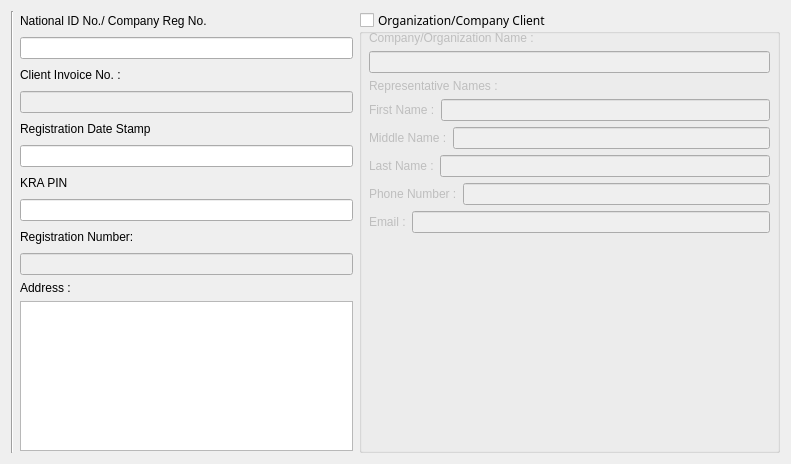
         <widget class="QWidget" name="layoutWidget_5">
          <property name="geometry">
           <rect>
            <x>16</x>
            <y>70</y>
            <width>791</width>
            <height>464</height>
           </rect>
          </property>
          <layout class="QHBoxLayout" name="horizontalLayout_42">
           <item>
            <widget class="Line" name="line">
             <property name="orientation">
              <enum>Qt::Vertical</enum>
             </property>
            </widget>
           </item>
           <item>
            <layout class="QVBoxLayout" name="verticalLayout_33">
             <item>
              <layout class="QVBoxLayout" name="verticalLayout_34">
               <item>
                <layout class="QHBoxLayout" name="horizontalLayout_43">
                 <item>
                  <layout class="QVBoxLayout" name="verticalLayout_35">
                   <item>
                    <widget class="QLabel" name="label_58">
                     <property name="font">
                      <font>
                       <family>System</family>
                      </font>
                     </property>
                     <property name="text">
                      <string>National ID No./ Company Reg No.</string>
                     </property>
                     <property name="buddy">
                      <cstring>lineEdit_IDNo_new</cstring>
                     </property>
                    </widget>
                   </item>
                  </layout>
                 </item>
                 <item>
                  <spacer name="horizontalSpacer_27">
                   <property name="orientation">
                    <enum>Qt::Horizontal</enum>
                   </property>
                   <property name="sizeHint" stdset="0">
                    <size>
                     <width>40</width>
                     <height>20</height>
                    </size>
                   </property>
                  </spacer>
                 </item>
                </layout>
               </item>
               <item>
                <widget class="QLineEdit" name="lineEdit_IDNo_new">
                 <property name="font">
                  <font>
                   <family>System</family>
                   <weight>75</weight>
                   <bold>true</bold>
                  </font>
                 </property>
                 <property name="toolTip">
                  <string notr="true"/>
                 </property>
                 <property name="statusTip">
                  <string>Your National Idetification Document Number</string>
                 </property>
                 <property name="inputMethodHints">
                  <set>Qt::ImhDigitsOnly</set>
                 </property>
                </widget>
               </item>
               <item>
                <layout class="QHBoxLayout" name="horizontalLayout_44">
                 <item>
                  <layout class="QVBoxLayout" name="verticalLayout_36">
                   <item>
                    <widget class="QLabel" name="label_59">
                     <property name="font">
                      <font>
                       <family>System</family>
                      </font>
                     </property>
                     <property name="text">
                      <string>Client Invoice No. :</string>
                     </property>
                     <property name="buddy">
                      <cstring>lineEdit_invoice_new</cstring>
                     </property>
                    </widget>
                   </item>
                  </layout>
                 </item>
                 <item>
                  <spacer name="horizontalSpacer_28">
                   <property name="orientation">
                    <enum>Qt::Horizontal</enum>
                   </property>
                   <property name="sizeHint" stdset="0">
                    <size>
                     <width>40</width>
                     <height>20</height>
                    </size>
                   </property>
                  </spacer>
                 </item>
                </layout>
               </item>
               <item>
                <widget class="QLineEdit" name="lineEdit_invoice_new">
                 <property name="enabled">
                  <bool>false</bool>
                 </property>
                 <property name="font">
                  <font>
                   <family>System</family>
                   <weight>75</weight>
                   <bold>true</bold>
                  </font>
                 </property>
                 <property name="toolTip">
                  <string/>
                 </property>
                 <property name="statusTip">
                  <string>Client Auto Invoice Number</string>
                 </property>
                </widget>
               </item>
               <item>
                <layout class="QHBoxLayout" name="horizontalLayout_45">
                 <item>
                  <widget class="QLabel" name="label_60">
                   <property name="font">
                    <font>
                     <family>System</family>
                    </font>
                   </property>
                   <property name="text">
                    <string>Registration Date Stamp</string>
                   </property>
                  </widget>
                 </item>
                 <item>
                  <spacer name="horizontalSpacer_29">
                   <property name="orientation">
                    <enum>Qt::Horizontal</enum>
                   </property>
                   <property name="sizeHint" stdset="0">
                    <size>
                     <width>40</width>
                     <height>20</height>
                    </size>
                   </property>
                  </spacer>
                 </item>
                </layout>
               </item>
               <item>
                <widget class="QLineEdit" name="dateTimeEdit_stampNew"/>
               </item>
               <item>
                <layout class="QHBoxLayout" name="horizontalLayout_46">
                 <item>
                  <layout class="QVBoxLayout" name="verticalLayout_37">
                   <item>
                    <widget class="QLabel" name="label_61">
                     <property name="font">
                      <font>
                       <family>System</family>
                      </font>
                     </property>
                     <property name="text">
                      <string>KRA PIN</string>
                     </property>
                     <property name="buddy">
                      <cstring>lineEdit_kra_pin_new</cstring>
                     </property>
                    </widget>
                   </item>
                  </layout>
                 </item>
                 <item>
                  <spacer name="horizontalSpacer_30">
                   <property name="orientation">
                    <enum>Qt::Horizontal</enum>
                   </property>
                   <property name="sizeHint" stdset="0">
                    <size>
                     <width>40</width>
                     <height>20</height>
                    </size>
                   </property>
                  </spacer>
                 </item>
                </layout>
               </item>
               <item>
                <widget class="QLineEdit" name="lineEdit_kra_pin_new">
                 <property name="font">
                  <font>
                   <family>System</family>
                   <weight>75</weight>
                   <bold>true</bold>
                  </font>
                 </property>
                 <property name="toolTip">
                  <string/>
                 </property>
                 <property name="statusTip">
                  <string>Kenya Revenue of Authority Personal Identification Number</string>
                 </property>
                </widget>
               </item>
               <item>
                <layout class="QHBoxLayout" name="horizontalLayout_47">
                 <item>
                  <layout class="QVBoxLayout" name="verticalLayout_38">
                   <item>
                    <widget class="QLabel" name="label_62">
                     <property name="font">
                      <font>
                       <family>System</family>
                      </font>
                     </property>
                     <property name="text">
                      <string>Registration Number:</string>
                     </property>
                     <property name="buddy">
                      <cstring>lineEdit_regNo_new</cstring>
                     </property>
                    </widget>
                   </item>
                  </layout>
                 </item>
                 <item>
                  <spacer name="horizontalSpacer_31">
                   <property name="orientation">
                    <enum>Qt::Horizontal</enum>
                   </property>
                   <property name="sizeHint" stdset="0">
                    <size>
                     <width>40</width>
                     <height>20</height>
                    </size>
                   </property>
                  </spacer>
                 </item>
                </layout>
               </item>
              </layout>
             </item>
             <item>
              <widget class="QLineEdit" name="lineEdit_regNo_new">
               <property name="enabled">
                <bool>false</bool>
               </property>
               <property name="font">
                <font>
                 <family>System</family>
                 <weight>75</weight>
                 <bold>true</bold>
                </font>
               </property>
               <property name="statusTip">
                <string>HRM User Registration number</string>
               </property>
              </widget>
             </item>
             <item>
              <layout class="QVBoxLayout" name="verticalLayout_2">
               <item>
                <widget class="QLabel" name="label_49">
                 <property name="sizePolicy">
                  <sizepolicy hsizetype="Preferred" vsizetype="Fixed">
                   <horstretch>0</horstretch>
                   <verstretch>0</verstretch>
                  </sizepolicy>
                 </property>
                 <property name="maximumSize">
                  <size>
                   <width>16777215</width>
                   <height>21</height>
                  </size>
                 </property>
                 <property name="font">
                  <font>
                   <family>System</family>
                  </font>
                 </property>
                 <property name="text">
                  <string>Address :</string>
                 </property>
                 <property name="buddy">
                  <cstring>textEdit_address_new</cstring>
                 </property>
                </widget>
               </item>
               <item>
                <widget class="QTextEdit" name="textEdit_address_new">
                 <property name="sizePolicy">
                  <sizepolicy hsizetype="MinimumExpanding" vsizetype="Fixed">
                   <horstretch>0</horstretch>
                   <verstretch>0</verstretch>
                  </sizepolicy>
                 </property>
                 <property name="maximumSize">
                  <size>
                   <width>16777215</width>
                   <height>150</height>
                  </size>
                 </property>
                 <property name="font">
                  <font>
                   <family>System</family>
                   <weight>75</weight>
                   <bold>true</bold>
                  </font>
                 </property>
                 <property name="statusTip">
                  <string>User Physical Address </string>
                 </property>
                </widget>
               </item>
               <item>
                <spacer name="verticalSpacer">
                 <property name="orientation">
                  <enum>Qt::Vertical</enum>
                 </property>
                 <property name="sizeHint" stdset="0">
                  <size>
                   <width>20</width>
                   <height>40</height>
                  </size>
                 </property>
                </spacer>
               </item>
              </layout>
             </item>
            </layout>
           </item>
           <item>
            <layout class="QVBoxLayout" name="verticalLayout_10">
             <item>
              <widget class="QGroupBox" name="groupBox_6">
               <property name="minimumSize">
                <size>
                 <width>421</width>
                 <height>266</height>
                </size>
               </property>
               <property name="font">
                <font>
                 <family>Ravie</family>
                </font>
               </property>
               <property name="title">
                <string>Organization/Company Client</string>
               </property>
               <property name="checkable">
                <bool>true</bool>
               </property>
               <property name="checked">
                <bool>false</bool>
               </property>
               <widget class="QWidget" name="layoutWidget_8">
                <property name="geometry">
                 <rect>
                  <x>10</x>
                  <y>20</y>
                  <width>401</width>
                  <height>242</height>
                 </rect>
                </property>
                <layout class="QVBoxLayout" name="verticalLayout_40">
                 <item>
                  <layout class="QHBoxLayout" name="horizontalLayout_48">
                   <item>
                    <layout class="QVBoxLayout" name="verticalLayout_41">
                     <item>
                      <layout class="QHBoxLayout" name="horizontalLayout_49">
                       <item>
                        <widget class="QLabel" name="label_4">
                         <property name="font">
                          <font>
                           <family>System</family>
                          </font>
                         </property>
                         <property name="text">
                          <string>Company/Organization Name :</string>
                         </property>
                         <property name="buddy">
                          <cstring>lineEdit_org_name_new</cstring>
                         </property>
                        </widget>
                       </item>
                      </layout>
                     </item>
                     <item>
                      <widget class="QLineEdit" name="lineEdit_org_name_new">
                       <property name="font">
                        <font>
                         <family>System</family>
                         <weight>75</weight>
                         <bold>true</bold>
                        </font>
                       </property>
                       <property name="statusTip">
                        <string>Clients Organization Name</string>
                       </property>
                      </widget>
                     </item>
                     <item>
                      <layout class="QHBoxLayout" name="horizontalLayout_50"/>
                     </item>
                    </layout>
                   </item>
                  </layout>
                 </item>
                 <item>
                  <widget class="QLabel" name="label_5">
                   <property name="font">
                    <font>
                     <family>System</family>
                    </font>
                   </property>
                   <property name="text">
                    <string>Representative Names :</string>
                   </property>
                  </widget>
                 </item>
                 <item>
                  <layout class="QVBoxLayout" name="verticalLayout_11">
                   <item>
                    <layout class="QVBoxLayout" name="verticalLayout_42">
                     <item>
                      <layout class="QHBoxLayout" name="horizontalLayout_51">
                       <item>
                        <widget class="QLabel" name="label_63">
                         <property name="font">
                          <font>
                           <family>System</family>
                          </font>
                         </property>
                         <property name="text">
                          <string>First Name :</string>
                         </property>
                         <property name="buddy">
                          <cstring>lineEdit_fn_repnew</cstring>
                         </property>
                        </widget>
                       </item>
                       <item>
                        <widget class="QLineEdit" name="lineEdit_fn_repnew">
                         <property name="font">
                          <font>
                           <family>System</family>
                           <weight>75</weight>
                           <bold>true</bold>
                          </font>
                         </property>
                         <property name="statusTip">
                          <string>Company Representative First Name</string>
                         </property>
                        </widget>
                       </item>
                      </layout>
                     </item>
                     <item>
                      <layout class="QHBoxLayout" name="horizontalLayout_52">
                       <item>
                        <widget class="QLabel" name="label_64">
                         <property name="font">
                          <font>
                           <family>System</family>
                          </font>
                         </property>
                         <property name="text">
                          <string>Middle Name :</string>
                         </property>
                         <property name="buddy">
                          <cstring>lineEdit_mn_repnew</cstring>
                         </property>
                        </widget>
                       </item>
                       <item>
                        <widget class="QLineEdit" name="lineEdit_mn_repnew">
                         <property name="font">
                          <font>
                           <family>System</family>
                           <weight>75</weight>
                           <bold>true</bold>
                          </font>
                         </property>
                         <property name="statusTip">
                          <string>Company Representative Middle Name</string>
                         </property>
                        </widget>
                       </item>
                      </layout>
                     </item>
                     <item>
                      <layout class="QHBoxLayout" name="horizontalLayout_53">
                       <item>
                        <widget class="QLabel" name="label_65">
                         <property name="font">
                          <font>
                           <family>System</family>
                          </font>
                         </property>
                         <property name="text">
                          <string>Last Name :</string>
                         </property>
                         <property name="buddy">
                          <cstring>lineEdit_ln_repnew</cstring>
                         </property>
                        </widget>
                       </item>
                       <item>
                        <widget class="QLineEdit" name="lineEdit_ln_repnew">
                         <property name="font">
                          <font>
                           <family>System</family>
                           <weight>75</weight>
                           <bold>true</bold>
                          </font>
                         </property>
                         <property name="statusTip">
                          <string>Company Representative Last Name</string>
                         </property>
                        </widget>
                       </item>
                      </layout>
                     </item>
                     <item>
                      <layout class="QHBoxLayout" name="horizontalLayout_30">
                       <item>
                        <widget class="QLabel" name="label_45">
                         <property name="font">
                          <font>
                           <family>System</family>
                          </font>
                         </property>
                         <property name="text">
                          <string>Phone Number :</string>
                         </property>
                         <property name="buddy">
                          <cstring>lineEdit_tell_repnew</cstring>
                         </property>
                        </widget>
                       </item>
                       <item>
                        <widget class="QLineEdit" name="lineEdit_tell_repnew">
                         <property name="font">
                          <font>
                           <family>System</family>
                           <weight>75</weight>
                           <bold>true</bold>
                          </font>
                         </property>
                         <property name="statusTip">
                          <string>Company Representative Phone Number</string>
                         </property>
                         <property name="inputMethodHints">
                          <set>Qt::ImhDigitsOnly</set>
                         </property>
                        </widget>
                       </item>
                      </layout>
                     </item>
                     <item>
                      <layout class="QHBoxLayout" name="horizontalLayout_31">
                       <item>
                        <widget class="QLabel" name="label_46">
                         <property name="font">
                          <font>
                           <family>System</family>
                          </font>
                         </property>
                         <property name="text">
                          <string>Email :</string>
                         </property>
                         <property name="buddy">
                          <cstring>lineEdit_email_repnew</cstring>
                         </property>
                        </widget>
                       </item>
                       <item>
                        <widget class="QLineEdit" name="lineEdit_email_repnew">
                         <property name="font">
                          <font>
                           <family>System</family>
                           <weight>75</weight>
                           <bold>true</bold>
                          </font>
                         </property>
                         <property name="statusTip">
                          <string>Company Representative Email Address</string>
                         </property>
                         <property name="inputMethodHints">
                          <set>Qt::ImhNone</set>
                         </property>
                        </widget>
                       </item>
                      </layout>
                     </item>
                    </layout>
                   </item>
                  </layout>
                 </item>
                 <item>
                  <spacer name="verticalSpacer_7">
                   <property name="orientation">
                    <enum>Qt::Vertical</enum>
                   </property>
                   <property name="sizeHint" stdset="0">
                    <size>
                     <width>20</width>
                     <height>40</height>
                    </size>
                   </property>
                  </spacer>
                 </item>
                </layout>
               </widget>
              </widget>
             </item>
            </layout>
           </item>
           <item>
            <layout class="QVBoxLayout" name="verticalLayout_39"/>
           </item>
          </layout>
         </widget>
